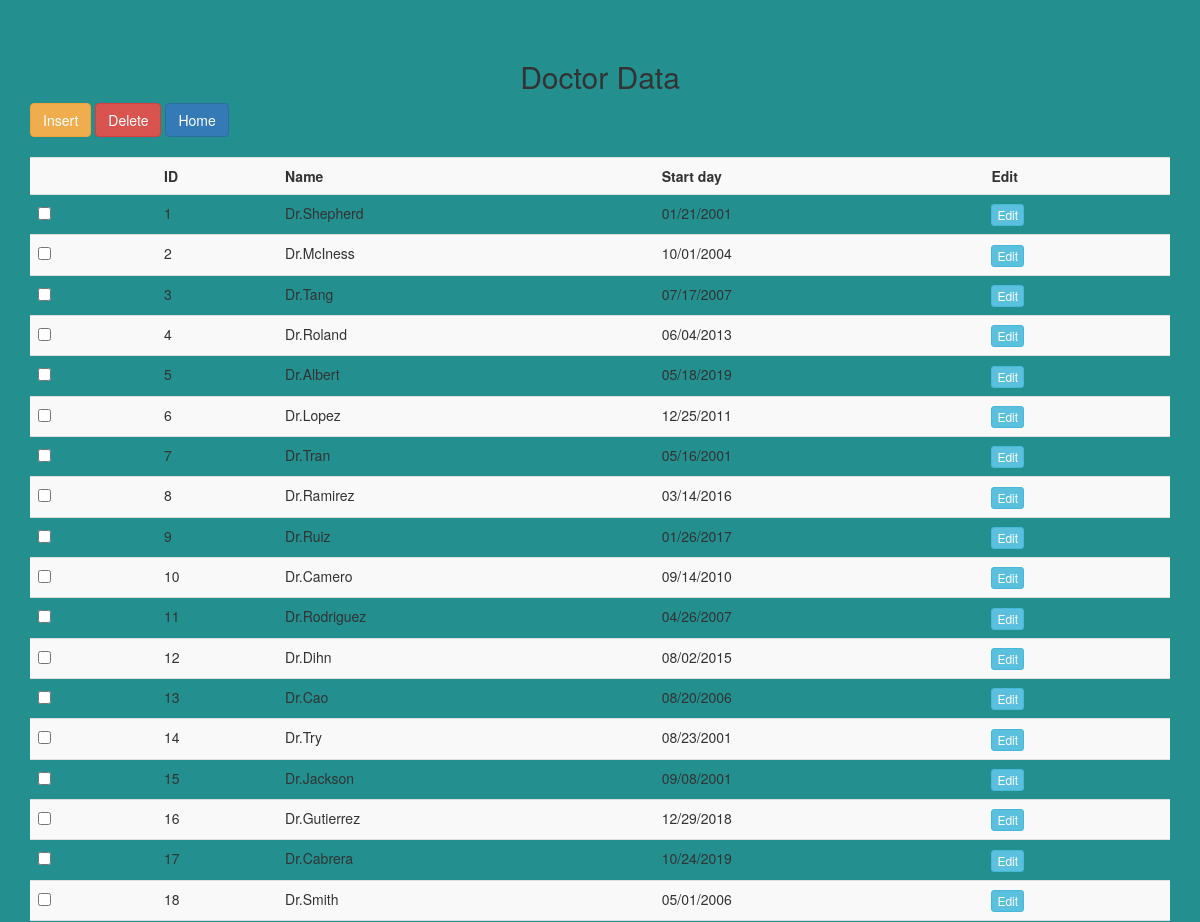
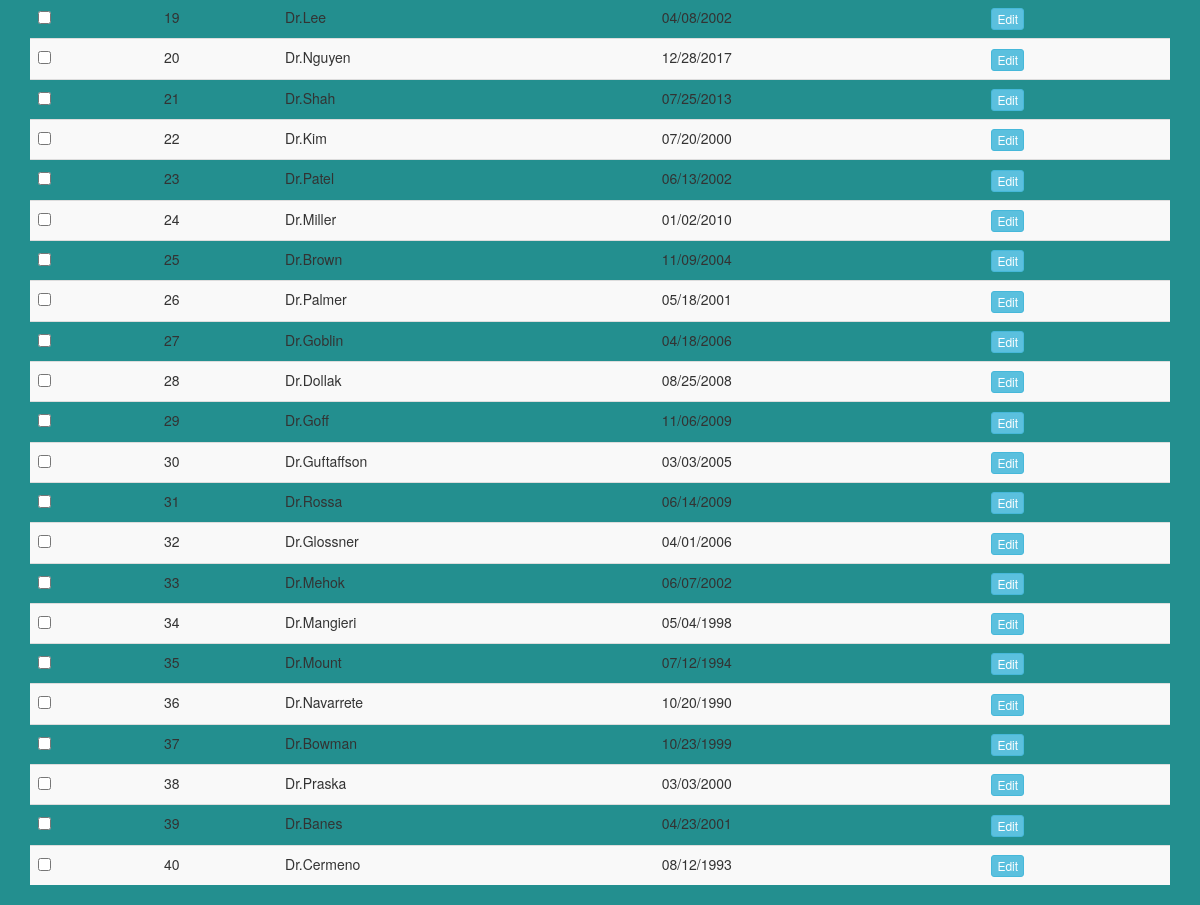
The page /Doctor/doctor_table.php on the database its author committed (2 pictures, top to bottom).
### tables this page shows
CREATE TABLE Doctor(
    Doctor_ID INT NOT NULL,
    Doctor_name VARCHAR(255) NOT NULL,
    Doctor_start_date VARCHAR(255) NOT NULL,

    primary key(Doctor_ID));

### Doctor/doctor_table.php (the view, shortened to what this page needs)
<?php
include '../connection.php';
$query = "SELECT * FROM Doctor";
$result = mysqli_query($connection, $query);
?>
<!DOCTYPE html>
<html>
<head>
    <link rel="stylesheet" href="https://maxcdn.bootstrapcdn.com/font-awesome/4.7.0/css/font-awesome.min.css">
    <link rel="stylesheet" href="https://maxcdn.bootstrapcdn.com/bootstrap/3.3.7/css/bootstrap.min.css">
    <link rel="stylesheet" href="../css/registrationStyle.css">
</head>
<body>
    <br /><br />
    <div class="container">
        <h2 align="center">Doctor Data</h2>
        <div class="table-wrapper">
            <div class="table-title">
                <div class="row">
                    <div class="col-sm-6">
                        <a type="button" name="add" id="add" class="btn btn-warning" href="doctorInsert.php"
                            data-target="#add_data_Modal">Insert</a>
                        <a type="button" name="btn_delete" id="btn_delete" class="btn btn-danger"
                            href="doctorDelete.php">Delete</a>
                        <a type="button" class="btn btn-primary" href="../roles/admin.php">Home</a>
                    </div>
                </div>
            </div>
            <br />
            <div id="doctor_table">
                <table class="table table-striped table-hover">
                    <tr>
                        <th>
                        </th>
                        <th>ID</th>
                        <th>Name</th>
                        <th>Start day</th>
                        <th>Edit</th>
                    </tr>
                    <?php
                    while ($row = mysqli_fetch_array($result)) {
                    ?>
                    <tr>
                        <td>
                            <span class="custom-checkbox">
                                <input type="checkbox" id="checkbox1" name="checkbox"
                                    value="<?php echo $row["Doctor_ID"]; ?>">
                            </span>
                        </td>
                        <td><?php echo $row["Doctor_ID"]; ?></td>
                        <td><?php echo $row["Doctor_name"]; ?></td>
                        <td><?php echo $row["Doctor_start_date"]; ?></td>
                        <td><a type="button" name="edit" value="Edit" href="doctorUpdate.php"
                                class="btn btn-info btn-xs edit_data">Edit</a></td>
                    </tr>
                    <?php
                    }
                    ?>
                </table>
            </div>
        </div>
    </div>
</body>
</html>

### css/registrationStyle.css (style rules this page uses)
body { background: rgb(35, 143, 143); }

### rows shown on the page
doctor: Doctor_ID "1", Doctor_name "Dr.Shepherd", Doctor_start_date "01/21/2001"
doctor: Doctor_ID "2", Doctor_name "Dr.McIness", Doctor_start_date "10/01/2004"
doctor: Doctor_ID "3", Doctor_name "Dr.Tang", Doctor_start_date "07/17/2007"
doctor: Doctor_ID "4", Doctor_name "Dr.Roland", Doctor_start_date "06/04/2013"
doctor: Doctor_ID "5", Doctor_name "Dr.Albert", Doctor_start_date "05/18/2019"
doctor: Doctor_ID "6", Doctor_name "Dr.Lopez", Doctor_start_date "12/25/2011"
doctor: Doctor_ID "7", Doctor_name "Dr.Tran", Doctor_start_date "05/16/2001"
doctor: Doctor_ID "8", Doctor_name "Dr.Ramirez", Doctor_start_date "03/14/2016"
doctor: Doctor_ID "9", Doctor_name "Dr.Ruiz", Doctor_start_date "01/26/2017"
doctor: Doctor_ID "10", Doctor_name "Dr.Camero", Doctor_start_date "09/14/2010"
doctor: Doctor_ID "11", Doctor_name "Dr.Rodriguez", Doctor_start_date "04/26/2007"
doctor: Doctor_ID "12", Doctor_name "Dr.Dihn", Doctor_start_date "08/02/2015"
doctor: Doctor_ID "13", Doctor_name "Dr.Cao", Doctor_start_date "08/20/2006"
doctor: Doctor_ID "14", Doctor_name "Dr.Try", Doctor_start_date "08/23/2001"
doctor: Doctor_ID "15", Doctor_name "Dr.Jackson", Doctor_start_date "09/08/2001"
doctor: Doctor_ID "16", Doctor_name "Dr.Gutierrez", Doctor_start_date "12/29/2018"
doctor: Doctor_ID "17", Doctor_name "Dr.Cabrera", Doctor_start_date "10/24/2019"
doctor: Doctor_ID "18", Doctor_name "Dr.Smith", Doctor_start_date "05/01/2006"
doctor: Doctor_ID "19", Doctor_name "Dr.Lee", Doctor_start_date "04/08/2002"
doctor: Doctor_ID "20", Doctor_name "Dr.Nguyen", Doctor_start_date "12/28/2017"
doctor: Doctor_ID "21", Doctor_name "Dr.Shah", Doctor_start_date "07/25/2013"
doctor: Doctor_ID "22", Doctor_name "Dr.Kim", Doctor_start_date "07/20/2000"
doctor: Doctor_ID "23", Doctor_name "Dr.Patel", Doctor_start_date "06/13/2002"
doctor: Doctor_ID "24", Doctor_name "Dr.Miller", Doctor_start_date "01/02/2010"
doctor: Doctor_ID "25", Doctor_name "Dr.Brown", Doctor_start_date "11/09/2004"
doctor: Doctor_ID "26", Doctor_name "Dr.Palmer", Doctor_start_date "05/18/2001"
doctor: Doctor_ID "27", Doctor_name "Dr.Goblin", Doctor_start_date "04/18/2006"
doctor: Doctor_ID "28", Doctor_name "Dr.Dollak", Doctor_start_date "08/25/2008"
doctor: Doctor_ID "29", Doctor_name "Dr.Goff", Doctor_start_date "11/06/2009"
doctor: Doctor_ID "30", Doctor_name "Dr.Guftaffson", Doctor_start_date "03/03/2005"
doctor: Doctor_ID "31", Doctor_name "Dr.Rossa", Doctor_start_date "06/14/2009"
doctor: Doctor_ID "32", Doctor_name "Dr.Glossner", Doctor_start_date "04/01/2006"
doctor: Doctor_ID "33", Doctor_name "Dr.Mehok", Doctor_start_date "06/07/2002"
doctor: Doctor_ID "34", Doctor_name "Dr.Mangieri", Doctor_start_date "05/04/1998"
doctor: Doctor_ID "35", Doctor_name "Dr.Mount", Doctor_start_date "07/12/1994"
doctor: Doctor_ID "36", Doctor_name "Dr.Navarrete", Doctor_start_date "10/20/1990"
doctor: Doctor_ID "37", Doctor_name "Dr.Bowman", Doctor_start_date "10/23/1999"
doctor: Doctor_ID "38", Doctor_name "Dr.Praska", Doctor_start_date "03/03/2000"
doctor: Doctor_ID "39", Doctor_name "Dr.Banes", Doctor_start_date "04/23/2001"
doctor: Doctor_ID "40", Doctor_name "Dr.Cermeno", Doctor_start_date "08/12/1993"
